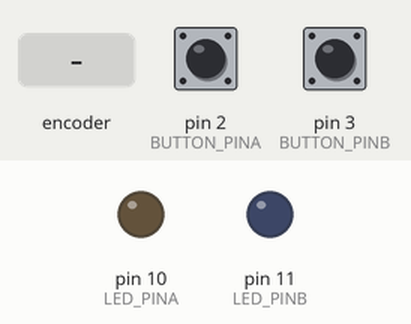
Bench run of a sketch on a simulated Arduino Uno, built with avr-gcc and run on an emulated ATmega328P. Parts: output pins drawn as LEDs (lit = HIGH). The test bench sets the inputs (shaded band); at power-on: pin 2 (BUTTON_PINA) HIGH, pin 3 (BUTTON_PINB) HIGH.

Above: at 1.2 s.
1.3 s: rotary encoder on pin 2 (BUTTON_PINA) / pin 3 (BUTTON_PINB) turned 3 steps (first pin leading)
At 2.8 s:
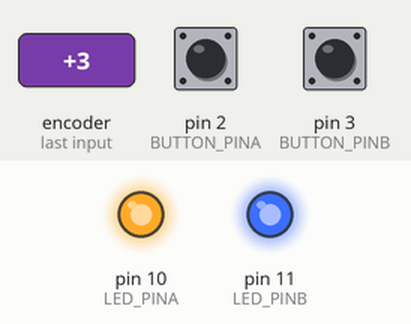
3.4 s: rotary encoder on pin 2 (BUTTON_PINA) / pin 3 (BUTTON_PINB) turned 1 step (first pin leading)
At 4.1 s:
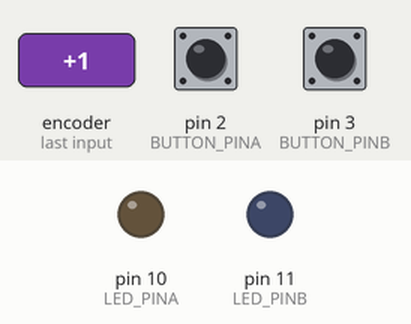
Timing chart, 0 to 6.4 s (numbered marks = the images above; inputs shaded):
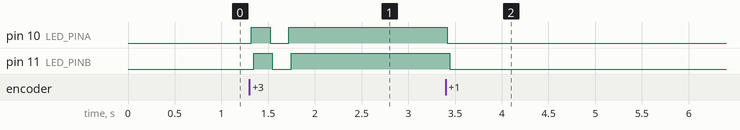

Measured:
- after the input at 1.3 s, pin 10 (LED_PINA), pin 11 (LED_PINB): LOW → HIGH at once, → LOW 0.20 s later, → HIGH 0.20 s later
- after the input at 3.4 s, pin 10 (LED_PINA), pin 11 (LED_PINB): HIGH → LOW at once

The sketch:

Button_Debouncer_and_toggler.ino
```cpp
#include <ezButton.h>

const int BUTTON_PINA = 2; // the number of the pushbutton pin
const int BUTTON_PINB = 3;
const int LED_PINA = 10; // the number of the LED pin
const int LED_PINB = 11;
int ledStateA = LOW;   // the current state of LED and is initally off
int ledStateB = LOW;

ezButton buttonA(BUTTON_PINA);  // create ezButton object that attaches to BUTTON_PIN
ezButton buttonB(BUTTON_PINB);

void setup() {
  pinMode(LED_PINA, OUTPUT);   // set arduino pin to output mode
  pinMode(LED_PINB, OUTPUT);
  buttonA.setDebounceTime(20); // set debounce time to 20 milliseconds
  buttonB.setDebounceTime(20);
}

void loop() {
  buttonA.loop(); // MUST call the loop() function first
  buttonB.loop();

  if(buttonA.isPressed()) {
    ledStateA = !ledStateA; // toggle state of LED
    //(led is now equal to the opposite state of the current led state)
    digitalWrite(LED_PINA, ledStateA); // control LED arccoding to the toggled state

  }

  if(buttonB.isPressed()) {
    ledStateB = !ledStateB; // toggle state of LED
    //(led is now equal to the opposite state of the current led state)
    digitalWrite(LED_PINB, ledStateB); // control LED arccoding to the toggled state

  }
}
```
